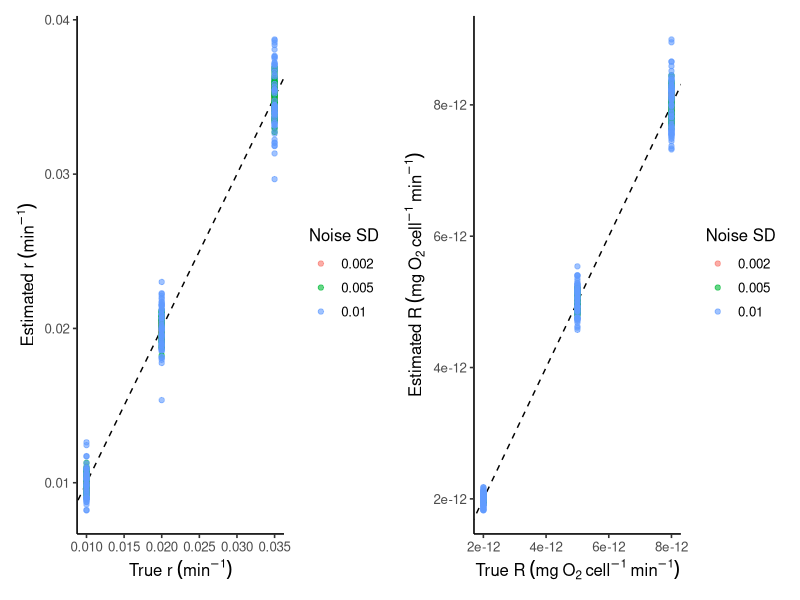
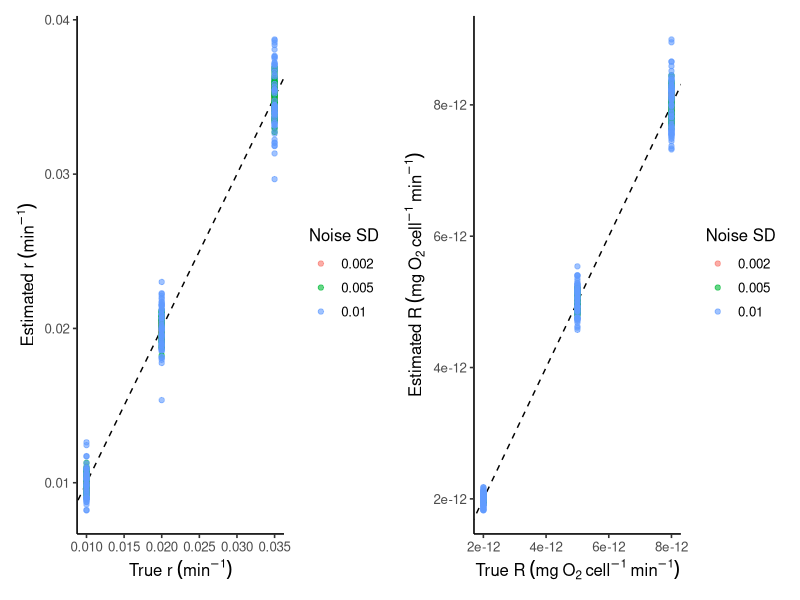

These figures' R source, in order:
############################################################
# README – Synthetic-data validation for OUR O₂ model
#
# Model (normalised):
#   O2_norm(t) = O2_0 + (K / r) * (1 - exp(r * t))
#
# Relationship to per-cell respiration (mg O2 cell^-1 min^-1):
#   K = (R * N0) / O2_ref   =>   R = K * O2_ref / N0
############################################################

# ---- 0. Libraries & project paths -------------------------------------
library(tidyverse)
library(minpack.lm)
library(patchwork)

data_dir   <- "data"
plots_dir  <- "plots"
tables_dir <- "Tables"

dir.create(data_dir,   showWarnings = FALSE, recursive = TRUE)
dir.create(plots_dir,  showWarnings = FALSE, recursive = TRUE)
dir.create(tables_dir, showWarnings = FALSE, recursive = TRUE)

# ---- 1. Model function (OUR model, normalised form) --------------------
# O2_norm(t) = O2_0 + (K / r) * (1 - exp(r * t))
o2_model_norm <- function(r, K, t, O2_0) {
  O2_0 + (K / r) * (1 - exp(r * t))
}

# ---- 2. True parameter ranges & simulation design ----------------------
set.seed(123)  # reproducible

# Choose realistic ranges (tweak if needed)
r_vals <- c(0.01, 0.02, 0.035)          # min^-1  (growth rates)
R_vals <- c(2e-12, 5e-12, 8e-12)        # mg O2 cell^-1 min^-1  (per-cell respiration)

# These just set the scale to convert between K and R
N0_true     <- 1e9   # cells L^-1
O2_ref_true <- 1     # mg O2 L^-1, reference O2 for normalisation
O2_0_true   <- 1     # initial normalised O2

noise_sd_vec <- c(0.002, 0.005, 0.01)   # SD of Gaussian noise on O2_norm
dt_vec       <- c(1, 3, 5)              # sampling interval (min)
dur_vec      <- c(60, 120, 180)         # total duration (min)

n_reps <- 50   # replicate simulations per scenario

# ---- 3. Function: simulate one DO series & refit model -----------------
simulate_and_fit <- function(r_true, R_true, N0_true,
                             O2_0_true, O2_ref_true,
                             noise_sd, dt, duration) {
  
  # Convert per-cell respiration R to model parameter K:
  # K_true = (R * N0) / O2_ref
  K_true <- (R_true * N0_true) / O2_ref_true
  
  # full time grid
  t_full <- seq(0, duration, by = dt)
  
  # noise-free normalised O2
  O2_true_full <- o2_model_norm(
    r    = r_true,
    K    = K_true,
    t    = t_full,
    O2_0 = O2_0_true
  )
  
  # mimic trimming: stop when O2 has dropped to 40% of start, if reached
  target_O2 <- 0.4 * O2_0_true
  idx_trim  <- which(O2_true_full <= target_O2)[1]
  if (!is.na(idx_trim) && idx_trim > 5) {
    t       <- t_full[1:idx_trim]
    O2_true <- O2_true_full[1:idx_trim]
  } else {
    t       <- t_full
    O2_true <- O2_true_full
  }
  
  # add Gaussian noise
  O2_obs <- O2_true + rnorm(length(t), mean = 0, sd = noise_sd)
  O2_obs[O2_obs <= 0] <- 1e-6  # avoid non-positive values
  
  df_sim <- tibble(
    Time        = t,
    Oxygen_norm = O2_obs
  )
  
  # starting values (not equal to truth)
  r_start <- r_true * runif(1, 0.5, 1.5)
  
  R_start <- R_true * runif(1, 0.5, 1.5)
  K_start <- (R_start * N0_true) / O2_ref_true
  
  fit <- tryCatch(
    nlsLM(
      Oxygen_norm ~ o2_model_norm(r, K, Time, O2_0),
      data    = df_sim,
      start   = list(r = r_start, K = K_start, O2_0 = 1),
      lower   = c(r = 1e-4,  K = 1e-7, O2_0 = 0.8),
      upper   = c(r = 0.1,   K = 0.5,  O2_0 = 1.2),
      control = nls.lm.control(maxiter = 300)
    ),
    error = function(e) NULL
  )
  
  if (is.null(fit)) {
    return(tibble(
      r_true    = r_true,
      K_true    = K_true,
      R_true    = R_true,
      noise_sd  = noise_sd,
      dt        = dt,
      duration  = duration,
      converged = FALSE,
      r_est     = NA_real_,
      K_est     = NA_real_,
      R_est     = NA_real_,
      O2_0_est  = NA_real_,
      pseudo_R2 = NA_real_
    ))
  }
  
  # pseudo-R²
  pred <- predict(fit, df_sim)
  pseudo_R2 <- 1 - sum((df_sim$Oxygen_norm - pred)^2) /
    sum((df_sim$Oxygen_norm - mean(df_sim$Oxygen_norm))^2)
  
  coefs <- coef(fit)
  r_est <- coefs[["r"]]
  K_est <- coefs[["K"]]
  
  # Map back to per-cell respiration R:
  # R_est = K_est * O2_ref_true / N0_true
  R_est <- K_est * O2_ref_true / N0_true
  
  tibble(
    r_true    = r_true,
    K_true    = K_true,
    R_true    = R_true,
    noise_sd  = noise_sd,
    dt        = dt,
    duration  = duration,
    converged = TRUE,
    r_est     = r_est,
    K_est     = K_est,
    R_est     = R_est,
    O2_0_est  = coefs[["O2_0"]],
    pseudo_R2 = pseudo_R2
  )
}

# ---- 4. Run all simulation scenarios -----------------------------------
sim_grid <- expand_grid(
  r_true   = r_vals,
  R_true   = R_vals,
  noise_sd = noise_sd_vec,
  dt       = dt_vec,
  duration = dur_vec,
  rep_id   = seq_len(n_reps)
)

sim_results <- sim_grid %>%
  pmap_dfr(function(r_true, R_true, noise_sd, dt, duration, rep_id) {
    simulate_and_fit(
      r_true      = r_true,
      R_true      = R_true,
      N0_true     = N0_true,
      O2_0_true   = O2_0_true,
      O2_ref_true = O2_ref_true,
      noise_sd    = noise_sd,
      dt          = dt,
      duration    = duration
    )
  })

# Save raw simulation results (TABLES)
write_csv(
  sim_results,
  file.path(tables_dir, "synthetic_parameter_recovery_results.csv")
)

# ---- 5. Summarise recovery (bias, RMSE etc.) ---------------------------
sim_summary <- sim_results %>%
  filter(converged) %>%
  mutate(
    r_error   = r_est - r_true,
    K_error   = K_est - K_true,
    R_error   = R_est - R_true,
    r_rel_err = (r_est - r_true) / r_true,
    K_rel_err = (K_est - K_true) / K_true,
    R_rel_err = (R_est - R_true) / R_true
  ) %>%
  group_by(noise_sd, dt, duration) %>%
  summarise(
    n_fits     = n(),
    r_bias     = mean(r_error, na.rm = TRUE),
    r_rmse     = sqrt(mean(r_error^2, na.rm = TRUE)),
    K_bias     = mean(K_error, na.rm = TRUE),
    K_rmse     = sqrt(mean(K_error^2, na.rm = TRUE)),
    R_bias     = mean(R_error, na.rm = TRUE),
    R_rmse     = sqrt(mean(R_error^2, na.rm = TRUE)),
    r_rel_bias = mean(r_rel_err, na.rm = TRUE),
    K_rel_bias = mean(K_rel_err, na.rm = TRUE),
    R_rel_bias = mean(R_rel_err, na.rm = TRUE),
    mean_R2    = mean(pseudo_R2, na.rm = TRUE),
    .groups    = "drop"
  )

write_csv(
  sim_summary,
  file.path(tables_dir, "Table_S2_synthetic_parameter_recovery_summary.csv")
)

# ---- 6. Plots: true vs estimated r and R (for main scenario) ----------
# Choose a “realistic” scenario to plot, e.g. dt = 1, duration = 180
plot_subset <- sim_results %>%
  filter(converged, dt == 1, duration == 180)

# (A) r
plot_r <- ggplot(plot_subset,
                 aes(x = r_true, y = r_est, colour = factor(noise_sd))) +
  geom_abline(slope = 1, intercept = 0, linetype = "dashed") +
  geom_point(alpha = 0.6) +
  labs(
    x = expression("True " * r ~ (min^{-1})),
    y = expression("Estimated " * r ~ (min^{-1})),
    colour = "Noise SD"
  ) +
  theme_classic(base_size = 12)

# (B) R
plot_R <- ggplot(plot_subset,
                 aes(x = R_true, y = R_est, colour = factor(noise_sd))) +
  geom_abline(slope = 1, intercept = 0, linetype = "dashed") +
  geom_point(alpha = 0.6) +
  labs(
    x = expression("True " * R ~ (mg~O[2]~cell^{-1}~min^{-1})),
    y = expression("Estimated " * R ~ (mg~O[2]~cell^{-1}~min^{-1})),
    colour = "Noise SD"
  ) +
  theme_classic(base_size = 12)

# Combine into a single figure (r left, R right)
synthetic_fig <- plot_r + plot_R + plot_layout(nrow = 1)

ggsave(
  file.path(plots_dir, "Fig_S2_synthetic_param_recovery_combined.pdf"),
  synthetic_fig, width = 9, height = 4, dpi = 300
)
ggsave(
  file.path(plots_dir, "Fig_S2_synthetic_param_recovery_combined.png"),
  synthetic_fig, width = 9, height = 4, dpi = 300
)

############################################################
# End of script
############################################################
